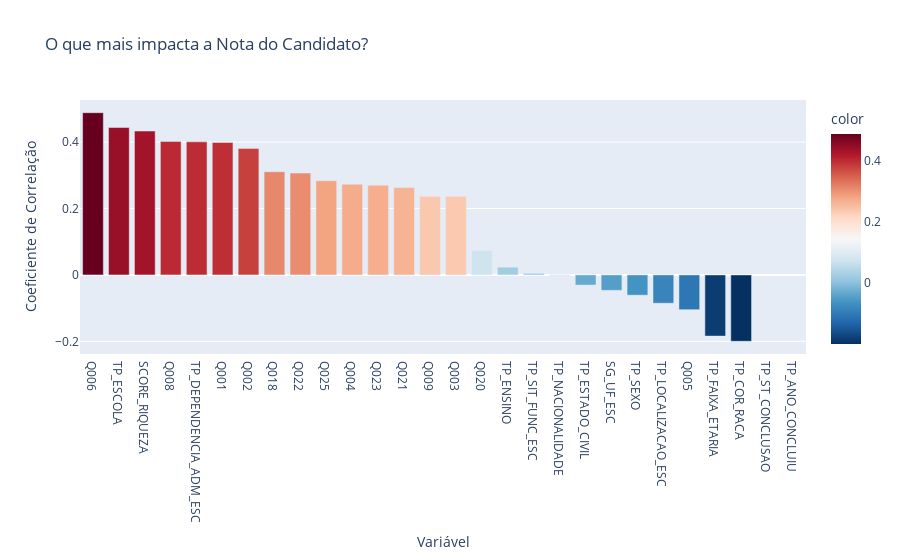

Notebook code cell kept with this figure:
### Code cell
correlacoes_nota = sample.corr()['MEDIA_CANDIDATO'].sort_values(ascending=False)


correlacoes_nota = correlacoes_nota.drop(['MEDIA_CANDIDATO', 'NU_INSCRICAO', 'NU_NOTA_REDACAO', 'NU_NOTA_MT', 'NU_NOTA_LC', 'NU_NOTA_CN', 'NU_NOTA_CH'], errors='ignore')

fig = px.bar(correlacoes_nota,
             x=correlacoes_nota.index,
             y=correlacoes_nota.values,
             color=correlacoes_nota.values,
             color_continuous_scale='RdBu_r',
             labels={'y':'Coeficiente de Correlação', 'index':'Variável'},
             title="O que mais impacta a Nota do Candidato?")

fig.show()

### Figure 1 — Plotly figure (JSON) as saved in the notebook; plotly's stock layout.template omitted (floating-point values rounded to 4 significant figures)
{"data": [{"hovertemplate": "Variável=%{x}<br>Coeficiente de Correlação=%{y}<br>color=%{marker.color}<extra></extra>", "legendgroup": "", "marker": {"color": [0.4885, 0.4439, 0.4333, 0.4021, 0.4009, 0.3988, 0.381, 0.3108, 0.3067, 0.2835, 0.2734, 0.2702, 0.2633, 0.2368, 0.2367, 0.07335, 0.02331, 0.004617, -0.001216, -0.03052, -0.04648, -0.06107, -0.08527, -0.1048, -0.1843, -0.1999, NaN, NaN], "coloraxis": "coloraxis", "pattern": {"shape": ""}}, "name": "", "orientation": "v", "showlegend": false, "textposition": "auto", "type": "bar", "x": ["Q006", "TP_ESCOLA", "SCORE_RIQUEZA", "Q008", "TP_DEPENDENCIA_ADM_ESC", "Q001", "Q002", "Q018", "Q022", "Q025", "Q004", "Q023", "Q021", "Q009", "Q003", "Q020", "TP_ENSINO", "TP_SIT_FUNC_ESC", "TP_NACIONALIDADE", "TP_ESTADO_CIVIL", "SG_UF_ESC", "TP_SEXO", "TP_LOCALIZACAO_ESC", "Q005", "TP_FAIXA_ETARIA", "TP_COR_RACA", "TP_ST_CONCLUSAO", "TP_ANO_CONCLUIU"], "xaxis": "x", "y": [0.4885, 0.4439, 0.4333, 0.4021, 0.4009, 0.3988, 0.381, 0.3108, 0.3067, 0.2835, 0.2734, 0.2702, 0.2633, 0.2368, 0.2367, 0.07335, 0.02331, 0.004617, -0.001216, -0.03052, -0.04648, -0.06107, -0.08527, -0.1048, -0.1843, -0.1999, NaN, NaN], "yaxis": "y"}], "layout": {"barmode": "relative", "coloraxis": {"colorbar": {"title": {"text": "color"}}, "colorscale": [[0, "rgb(5,48,97)"], [0.1, "rgb(33,102,172)"], [0.2, "rgb(67,147,195)"], [0.3, "rgb(146,197,222)"], [0.4, "rgb(209,229,240)"], [0.5, "rgb(247,247,247)"], [0.6, "rgb(253,219,199)"], [0.7, "rgb(244,165,130)"], [0.8, "rgb(214,96,77)"], [0.9, "rgb(178,24,43)"], [1, "rgb(103,0,31)"]]}, "legend": {"tracegroupgap": 0}, "title": {"text": "O que mais impacta a Nota do Candidato?"}, "xaxis": {"anchor": "y", "domain": [0, 1], "title": {"text": "Variável"}}, "yaxis": {"anchor": "x", "domain": [0, 1], "title": {"text": "Coeficiente de Correlação"}}}}
